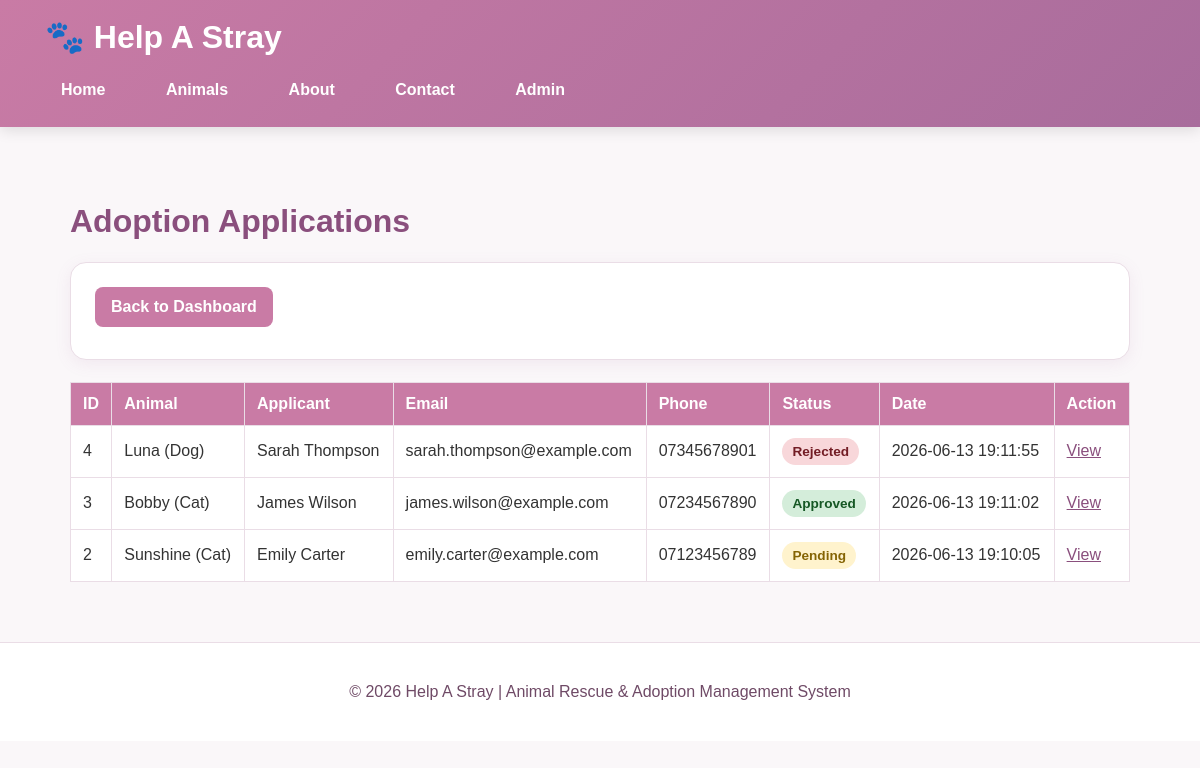
The app's page /admin/applications.php (signed in) with its own data.
### tables this page shows
CREATE TABLE `applications` (
  `application_id` int(11) NOT NULL,
  `animal_id` int(11) NOT NULL,
  `full_name` varchar(100) NOT NULL,
  `email` varchar(100) NOT NULL,
  `phone` varchar(30) DEFAULT NULL,
  `address` text DEFAULT NULL,
  `housing_type` varchar(100) DEFAULT NULL,
  `experience` text DEFAULT NULL,
  `status` enum('Pending','Approved','Rejected') DEFAULT 'Pending',
  `application_date` timestamp NOT NULL DEFAULT current_timestamp()
);

CREATE TABLE `animals` (
  `animal_id` int(11) NOT NULL,
  `name` varchar(100) NOT NULL,
  `species` varchar(50) NOT NULL,
  `breed` varchar(100) DEFAULT NULL,
  `age` int(11) DEFAULT NULL,
  `gender` enum('Male','Female') NOT NULL,
  `description` text DEFAULT NULL,
  `image` varchar(255) DEFAULT NULL,
  `status` enum('Available','Reserved','Adopted') DEFAULT 'Available',
  `created_at` timestamp NOT NULL DEFAULT current_timestamp()
);

### admin/applications.php (the view, shortened to what this page needs)
<?php
require_once '../config/db.php';
$stmt = $pdo->query("
    SELECT
        applications.*,
        animals.name AS animal_name,
        animals.species
    FROM applications
    INNER JOIN animals ON applications.animal_id = animals.animal_id
    ORDER BY applications.application_date DESC
");
$applications = $stmt->fetchAll(PDO::FETCH_ASSOC);
require_once '../includes/header.php';
?>
<h1>Adoption Applications</h1>
<div class="card">
    <a class="btn" href="dashboard.php">Back to Dashboard</a>
</div>
<?php if (count($applications) === 0): ?>
    <div class="card">
        <p>No adoption applications have been submitted yet.</p>
    </div>
<?php else: ?>
<table>
    <tr>
        <th>ID</th>
        <th>Animal</th>
        <th>Applicant</th>
        <th>Email</th>
        <th>Phone</th>
        <th>Status</th>
        <th>Date</th>
        <th>Action</th>
    </tr>
    <?php foreach ($applications as $application): ?>
        <tr>
            <td><?php echo $application['application_id']; ?></td>
            <td>
                <?php echo htmlspecialchars($application['animal_name']); ?>
                (<?php echo htmlspecialchars($application['species']); ?>)
            </td>
            <td><?php echo htmlspecialchars($application['full_name']); ?></td>
            <td><?php echo htmlspecialchars($application['email']); ?></td>
            <td><?php echo htmlspecialchars($application['phone']); ?></td>
<td>
    <span class="badge badge-<?php echo strtolower($application['status']); ?>">
        <?php echo htmlspecialchars($application['status']); ?>
    </span>
</td>            <td><?php echo htmlspecialchars($application['application_date']); ?></td>
            <td>
                <a href="view-application.php?id=<?php echo $application['application_id']; ?>">
                    View
                </a>
            </td>
        </tr>
    <?php endforeach; ?>
</table>
<?php endif; ?>
<?php require_once '../includes/footer.php'; ?>

### public/css/style.css (style rules this page uses)
* { box-sizing: border-box; }
body { background-color: red; }
body { font-family: Arial, sans-serif; margin: 0; background-color: #faf7f9; color: #333; }
.card { background: white; padding: 24px; margin-bottom: 22px; border-radius: 16px; border: 1px solid #eadde6; box-shadow: 0 4px 16px rgba(168, 108, 156, 0.10); transition: 0.2s ease; }
h1, h2, h3 { color: #8a4f7d; }
a { color: #8a4f7d; }
button, .btn { background-color: #c97ba5; color: white; border: none; padding: 11px 16px; border-radius: 8px; text-decoration: none; cursor: pointer; display: inline-block; font-weight: bold; margin-right: 8px; margin-bottom: 8px; }
table { width: 100%; border-collapse: collapse; background: white; overflow-x: auto; }
th, td { padding: 12px; border: 1px solid #eadde6; text-align: left; }
th { background-color: #c97ba5; color: white; }
.badge { display: inline-block; padding: 6px 10px; border-radius: 20px; font-size: 0.85rem; font-weight: bold; }
.badge-available, .badge-approved { background-color: #d4edda; color: #155724; }
.badge-reserved, .badge-pending { background-color: #fff3cd; color: #856404; }
.badge-adopted, .badge-rejected { background-color: #f8d7da; color: #721c24; }

### records on screen
applications: application_id "4", animal.name "Luna", animal.species "Dog", full_name "Sarah Thompson", email "sarah.thompson@example.com", phone "07345678901", status "Rejected", application_date "2026-06-13 19:11:55"
applications: application_id "3", animal.name "Bobby", animal.species "Cat", full_name "James Wilson", email "james.wilson@example.com", phone "07234567890", status "Approved", application_date "2026-06-13 19:11:02"
applications: application_id "2", animal.name "Sunshine", animal.species "Cat", full_name "Emily Carter", email "emily.carter@example.com", phone "07123456789", status "Pending", application_date "2026-06-13 19:10:05"
